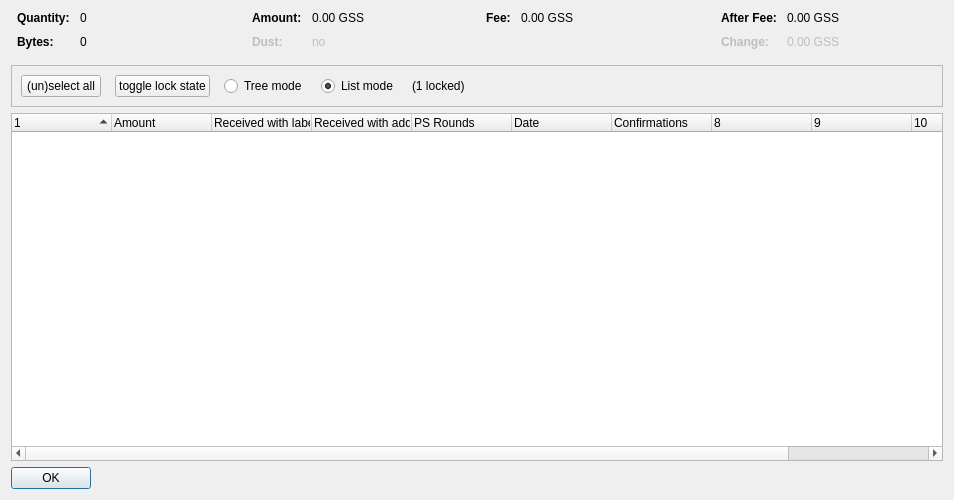
<?xml version="1.0" encoding="UTF-8"?>
<ui version="4.0">
 <class>CoinControlDialog</class>
 <widget class="QDialog" name="CoinControlDialog">
  <property name="geometry">
   <rect>
    <x>0</x>
    <y>0</y>
    <width>954</width>
    <height>500</height>
   </rect>
  </property>
  <property name="windowTitle">
   <string>Coin Selection</string>
  </property>
  <layout class="QVBoxLayout" name="verticalLayout">
   <item>
    <layout class="QHBoxLayout" name="horizontalLayoutTop" stretch="0,0,0,0">
     <property name="topMargin">
      <number>0</number>
     </property>
     <property name="bottomMargin">
      <number>10</number>
     </property>
     <item>
      <layout class="QFormLayout" name="formLayoutCoinControl1">
       <property name="horizontalSpacing">
        <number>10</number>
       </property>
       <property name="verticalSpacing">
        <number>10</number>
       </property>
       <property name="leftMargin">
        <number>6</number>
       </property>
       <property name="rightMargin">
        <number>6</number>
       </property>
       <item row="0" column="0">
        <widget class="QLabel" name="labelCoinControlQuantityText">
         <property name="font">
          <font>
           <weight>75</weight>
           <bold>true</bold>
          </font>
         </property>
         <property name="text">
          <string>Quantity:</string>
         </property>
        </widget>
       </item>
       <item row="0" column="1">
        <widget class="QLabel" name="labelCoinControlQuantity">
         <property name="cursor">
          <cursorShape>IBeamCursor</cursorShape>
         </property>
         <property name="contextMenuPolicy">
          <enum>Qt::ActionsContextMenu</enum>
         </property>
         <property name="text">
          <string notr="true">0</string>
         </property>
         <property name="textInteractionFlags">
          <set>Qt::LinksAccessibleByMouse|Qt::TextSelectableByKeyboard|Qt::TextSelectableByMouse</set>
         </property>
        </widget>
       </item>
       <item row="1" column="0">
        <widget class="QLabel" name="labelCoinControlBytesText">
         <property name="font">
          <font>
           <weight>75</weight>
           <bold>true</bold>
          </font>
         </property>
         <property name="text">
          <string>Bytes:</string>
         </property>
        </widget>
       </item>
       <item row="1" column="1">
        <widget class="QLabel" name="labelCoinControlBytes">
         <property name="cursor">
          <cursorShape>IBeamCursor</cursorShape>
         </property>
         <property name="contextMenuPolicy">
          <enum>Qt::ActionsContextMenu</enum>
         </property>
         <property name="text">
          <string notr="true">0</string>
         </property>
         <property name="textInteractionFlags">
          <set>Qt::LinksAccessibleByMouse|Qt::TextSelectableByKeyboard|Qt::TextSelectableByMouse</set>
         </property>
        </widget>
       </item>
      </layout>
     </item>
     <item>
      <layout class="QFormLayout" name="formLayoutCoinControl2">
       <property name="horizontalSpacing">
        <number>10</number>
       </property>
       <property name="verticalSpacing">
        <number>10</number>
       </property>
       <property name="leftMargin">
        <number>6</number>
       </property>
       <property name="rightMargin">
        <number>6</number>
       </property>
       <item row="0" column="0">
        <widget class="QLabel" name="labelCoinControlAmountText">
         <property name="font">
          <font>
           <weight>75</weight>
           <bold>true</bold>
          </font>
         </property>
         <property name="text">
          <string>Amount:</string>
         </property>
        </widget>
       </item>
       <item row="0" column="1">
        <widget class="QLabel" name="labelCoinControlAmount">
         <property name="cursor">
          <cursorShape>IBeamCursor</cursorShape>
         </property>
         <property name="contextMenuPolicy">
          <enum>Qt::ActionsContextMenu</enum>
         </property>
         <property name="text">
          <string notr="true">0.00 GSS</string>
         </property>
         <property name="textInteractionFlags">
          <set>Qt::LinksAccessibleByMouse|Qt::TextSelectableByKeyboard|Qt::TextSelectableByMouse</set>
         </property>
        </widget>
       </item>
       <item row="1" column="0">
        <widget class="QLabel" name="labelCoinControlLowOutputText">
         <property name="enabled">
          <bool>false</bool>
         </property>
         <property name="font">
          <font>
           <weight>75</weight>
           <bold>true</bold>
          </font>
         </property>
         <property name="text">
          <string>Dust:</string>
         </property>
        </widget>
       </item>
       <item row="1" column="1">
        <widget class="QLabel" name="labelCoinControlLowOutput">
         <property name="enabled">
          <bool>false</bool>
         </property>
         <property name="cursor">
          <cursorShape>IBeamCursor</cursorShape>
         </property>
         <property name="contextMenuPolicy">
          <enum>Qt::ActionsContextMenu</enum>
         </property>
         <property name="text">
          <string notr="true">no</string>
         </property>
         <property name="textInteractionFlags">
          <set>Qt::LinksAccessibleByMouse|Qt::TextSelectableByKeyboard|Qt::TextSelectableByMouse</set>
         </property>
        </widget>
       </item>
      </layout>
     </item>
     <item>
      <layout class="QFormLayout" name="formLayoutCoinControl3">
       <property name="horizontalSpacing">
        <number>10</number>
       </property>
       <property name="verticalSpacing">
        <number>10</number>
       </property>
       <property name="leftMargin">
        <number>6</number>
       </property>
       <property name="rightMargin">
        <number>6</number>
       </property>
       <item row="0" column="0">
        <widget class="QLabel" name="labelCoinControlFeeText">
         <property name="font">
          <font>
           <weight>75</weight>
           <bold>true</bold>
          </font>
         </property>
         <property name="text">
          <string>Fee:</string>
         </property>
        </widget>
       </item>
       <item row="0" column="1">
        <widget class="QLabel" name="labelCoinControlFee">
         <property name="cursor">
          <cursorShape>IBeamCursor</cursorShape>
         </property>
         <property name="contextMenuPolicy">
          <enum>Qt::ActionsContextMenu</enum>
         </property>
         <property name="text">
          <string notr="true">0.00 GSS</string>
         </property>
         <property name="textInteractionFlags">
          <set>Qt::LinksAccessibleByMouse|Qt::TextSelectableByKeyboard|Qt::TextSelectableByMouse</set>
         </property>
        </widget>
       </item>
      </layout>
     </item>
     <item>
      <layout class="QFormLayout" name="formLayoutCoinControl4">
       <property name="horizontalSpacing">
        <number>10</number>
       </property>
       <property name="verticalSpacing">
        <number>10</number>
       </property>
       <property name="leftMargin">
        <number>6</number>
       </property>
       <property name="rightMargin">
        <number>6</number>
       </property>
       <item row="0" column="0">
        <widget class="QLabel" name="labelCoinControlAfterFeeText">
         <property name="font">
          <font>
           <weight>75</weight>
           <bold>true</bold>
          </font>
         </property>
         <property name="text">
          <string>After Fee:</string>
         </property>
        </widget>
       </item>
       <item row="0" column="1">
        <widget class="QLabel" name="labelCoinControlAfterFee">
         <property name="cursor">
          <cursorShape>IBeamCursor</cursorShape>
         </property>
         <property name="contextMenuPolicy">
          <enum>Qt::ActionsContextMenu</enum>
         </property>
         <property name="text">
          <string notr="true">0.00 GSS</string>
         </property>
         <property name="textInteractionFlags">
          <set>Qt::LinksAccessibleByMouse|Qt::TextSelectableByKeyboard|Qt::TextSelectableByMouse</set>
         </property>
        </widget>
       </item>
       <item row="1" column="0">
        <widget class="QLabel" name="labelCoinControlChangeText">
         <property name="enabled">
          <bool>false</bool>
         </property>
         <property name="font">
          <font>
           <weight>75</weight>
           <bold>true</bold>
          </font>
         </property>
         <property name="text">
          <string>Change:</string>
         </property>
        </widget>
       </item>
       <item row="1" column="1">
        <widget class="QLabel" name="labelCoinControlChange">
         <property name="enabled">
          <bool>false</bool>
         </property>
         <property name="cursor">
          <cursorShape>IBeamCursor</cursorShape>
         </property>
         <property name="contextMenuPolicy">
          <enum>Qt::ActionsContextMenu</enum>
         </property>
         <property name="text">
          <string notr="true">0.00 GSS</string>
         </property>
         <property name="textInteractionFlags">
          <set>Qt::LinksAccessibleByMouse|Qt::TextSelectableByKeyboard|Qt::TextSelectableByMouse</set>
         </property>
        </widget>
       </item>
      </layout>
     </item>
    </layout>
   </item>
   <item>
    <widget class="QFrame" name="frame">
     <property name="minimumSize">
      <size>
       <width>0</width>
       <height>40</height>
      </size>
     </property>
     <property name="frameShape">
      <enum>QFrame::StyledPanel</enum>
     </property>
     <property name="frameShadow">
      <enum>QFrame::Sunken</enum>
     </property>
     <layout class="QHBoxLayout" name="horizontalLayout">
      <item>
       <layout class="QHBoxLayout" name="horizontalLayoutPanel" stretch="0,0,0,0,0,0">
        <property name="spacing">
         <number>14</number>
        </property>
        <item>
         <widget class="QPushButton" name="pushButtonSelectAll">
          <property name="sizePolicy">
           <sizepolicy hsizetype="Maximum" vsizetype="Fixed">
            <horstretch>0</horstretch>
            <verstretch>0</verstretch>
           </sizepolicy>
          </property>
          <property name="text">
           <string>(un)select all</string>
          </property>
          <property name="autoDefault">
           <bool>false</bool>
          </property>
         </widget>
        </item>
        <item>
         <widget class="QPushButton" name="pushButtonToggleLock">
          <property name="sizePolicy">
           <sizepolicy hsizetype="Maximum" vsizetype="Fixed">
            <horstretch>0</horstretch>
            <verstretch>0</verstretch>
           </sizepolicy>
          </property>
          <property name="text">
           <string>toggle lock state</string>
          </property>
          <property name="autoDefault">
           <bool>false</bool>
          </property>
         </widget>
        </item>
        <item>
         <widget class="QRadioButton" name="radioTreeMode">
          <property name="sizePolicy">
           <sizepolicy hsizetype="Maximum" vsizetype="Fixed">
            <horstretch>0</horstretch>
            <verstretch>0</verstretch>
           </sizepolicy>
          </property>
          <property name="text">
           <string>Tree mode</string>
          </property>
         </widget>
        </item>
        <item>
         <widget class="QRadioButton" name="radioListMode">
          <property name="sizePolicy">
           <sizepolicy hsizetype="Maximum" vsizetype="Fixed">
            <horstretch>0</horstretch>
            <verstretch>0</verstretch>
           </sizepolicy>
          </property>
          <property name="text">
           <string>List mode</string>
          </property>
          <property name="checked">
           <bool>true</bool>
          </property>
         </widget>
        </item>
        <item>
         <widget class="QLabel" name="labelLocked">
          <property name="text">
           <string>(1 locked)</string>
          </property>
         </widget>
        </item>
        <item>
         <spacer name="horizontalSpacer">
          <property name="orientation">
           <enum>Qt::Horizontal</enum>
          </property>
          <property name="sizeHint" stdset="0">
           <size>
            <width>40</width>
            <height>20</height>
           </size>
          </property>
         </spacer>
        </item>
       </layout>
      </item>
     </layout>
    </widget>
   </item>
   <item>
    <widget class="CoinControlTreeWidget" name="treeWidget">
     <property name="contextMenuPolicy">
      <enum>Qt::CustomContextMenu</enum>
     </property>
     <property name="sortingEnabled">
      <bool>false</bool>
     </property>
     <property name="columnCount">
      <number>11</number>
     </property>
     <attribute name="headerShowSortIndicator" stdset="0">
      <bool>true</bool>
     </attribute>
     <attribute name="headerStretchLastSection">
      <bool>false</bool>
     </attribute>
     <column>
      <property name="text">
       <string/>
      </property>
     </column>
     <column>
      <property name="text">
       <string>Amount</string>
      </property>
     </column>
     <column>
      <property name="text">
       <string>Received with label</string>
      </property>
     </column>
     <column>
      <property name="text">
       <string>Received with address</string>
      </property>
     </column>
     <column>
      <property name="text">
       <string>PS Rounds</string>
      </property>
     </column>
     <column>
      <property name="text">
       <string>Date</string>
      </property>
     </column>
     <column>
      <property name="text">
       <string>Confirmations</string>
      </property>
      <property name="toolTip">
       <string>Confirmed</string>
      </property>
     </column>
     <column>
      <property name="text">
       <string/>
      </property>
     </column>
     <column>
      <property name="text">
       <string/>
      </property>
     </column>
     <column>
      <property name="text">
       <string/>
      </property>
     </column>
     <column>
      <property name="text">
       <string/>
      </property>
     </column>
    </widget>
   </item>
   <item>
    <widget class="QDialogButtonBox" name="buttonBox">
     <property name="sizePolicy">
      <sizepolicy hsizetype="Maximum" vsizetype="Fixed">
       <horstretch>0</horstretch>
       <verstretch>0</verstretch>
      </sizepolicy>
     </property>
     <property name="orientation">
      <enum>Qt::Horizontal</enum>
     </property>
     <property name="standardButtons">
      <set>QDialogButtonBox::Ok</set>
     </property>
    </widget>
   </item>
  </layout>
 </widget>
 <customwidgets>
  <customwidget>
   <class>CoinControlTreeWidget</class>
   <extends>QTreeWidget</extends>
   <header>coincontroltreewidget.h</header>
  </customwidget>
 </customwidgets>
 <resources/>
 <connections/>
</ui>
